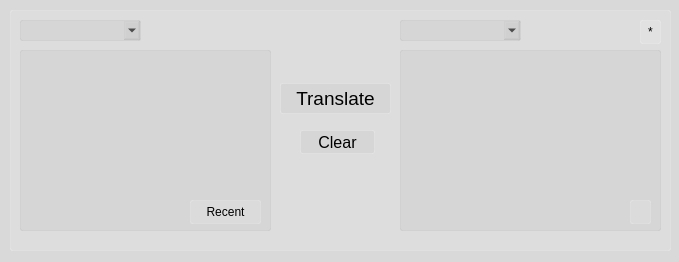
<?xml version="1.0" encoding="UTF-8"?>
<ui version="4.0">
 <class>MainWindow</class>
 <widget class="QMainWindow" name="MainWindow">
  <property name="geometry">
   <rect>
    <x>0</x>
    <y>0</y>
    <width>679</width>
    <height>262</height>
   </rect>
  </property>
  <property name="windowTitle">
   <string>Translator</string>
  </property>
  <property name="styleSheet">
   <string notr="true">background-color: rgba(162,162,162, 40);</string>
  </property>
  <widget class="QWidget" name="centralwidget">
   <widget class="QFrame" name="languages">
    <property name="geometry">
     <rect>
      <x>10</x>
      <y>10</y>
      <width>661</width>
      <height>241</height>
     </rect>
    </property>
    <property name="styleSheet">
     <string notr="true">background-color: rgba(255, 255, 255, 30); 
border: 1px solid rgba(255,255,255,40);
border-radius: 2px;</string>
    </property>
    <property name="frameShape">
     <enum>QFrame::Shape::StyledPanel</enum>
    </property>
    <property name="frameShadow">
     <enum>QFrame::Shadow::Raised</enum>
    </property>
    <widget class="QComboBox" name="comboBox_1">
     <property name="geometry">
      <rect>
       <x>10</x>
       <y>10</y>
       <width>121</width>
       <height>21</height>
      </rect>
     </property>
     <property name="styleSheet">
      <string notr="true">
        QComboBox {
          background-color: rgba(162,162,162, 30); 
          border: 1px solid rgba(162,162,162, 40);
          border-radius: 2px;
        }
        QComboBox:focus {
          border: 2px solid #00bfff;
        }
      </string>
     </property>
    </widget>
    <widget class="QComboBox" name="comboBox_2">
     <property name="geometry">
      <rect>
       <x>390</x>
       <y>10</y>
       <width>121</width>
       <height>21</height>
      </rect>
     </property>
     <property name="styleSheet">
      <string notr="true">
        QComboBox {
          background-color: rgba(162,162,162, 30); 
          border: 1px solid rgba(162,162,162, 40);
          border-radius: 2px;
        }
        QComboBox:focus {
          border: 2px solid #00bfff;
        }
      </string>
     </property>
    </widget>
    <widget class="QPushButton" name="translate_btn">
     <property name="geometry">
      <rect>
       <x>270</x>
       <y>73</y>
       <width>111</width>
       <height>31</height>
      </rect>
     </property>
     <property name="font">
      <font>
       <family>Arial</family>
       <pointsize>14</pointsize>
      </font>
     </property>
     <property name="styleSheet">
      <string notr="true">background-color: rgba(162,162,162, 30);</string>
     </property>
     <property name="text">
      <string>Translate</string>
     </property>
    </widget>
    <widget class="QTextEdit" name="textEdit_2">
     <property name="geometry">
      <rect>
       <x>390</x>
       <y>40</y>
       <width>261</width>
       <height>181</height>
      </rect>
     </property>
     <property name="font">
      <font>
       <pointsize>16</pointsize>
      </font>
     </property>
     <property name="styleSheet">
      <string notr="true">
        QTextEdit {
          background-color: rgba(162,162,162, 30); 
          border: 1px solid rgba(162,162,162,40);
          border-radius: 2px;
        }
        QTextEdit:focus {
          border: 2px solid #00bfff;
        }
      </string>
     </property>
    </widget>
    <widget class="QPushButton" name="clear_btn">
     <property name="geometry">
      <rect>
       <x>290</x>
       <y>120</y>
       <width>75</width>
       <height>24</height>
      </rect>
     </property>
     <property name="font">
      <font>
       <pointsize>12</pointsize>
      </font>
     </property>
     <property name="styleSheet">
      <string notr="true">background-color: rgba(162,162,162, 30);</string>
     </property>
     <property name="text">
      <string>Clear</string>
     </property>
    </widget>
    <widget class="QPushButton" name="copy_btn">
     <property name="geometry">
      <rect>
       <x>620</x>
       <y>190</y>
       <width>21</width>
       <height>24</height>
      </rect>
     </property>
     <property name="styleSheet">
      <string notr="true">
        QPushButton {
          background-color: rgba(255, 255, 255, 30); 
          border: 1px solid rgba(255,255,255,40);
          border-radius: 2px;
        }
        QPushButton:focus {
          border: 2px solid #00bfff;
        }
      </string>
     </property>
     <property name="text">
      <string/>
     </property>
     <property name="icon">
      <iconset resource="res.qrc">
       <normaloff>:/icon/resource/copy.png</normaloff>:/icon/resource/copy.png</iconset>
     </property>
    </widget>
    <widget class="QTextEdit" name="textEdit_1">
     <property name="geometry">
      <rect>
       <x>10</x>
       <y>40</y>
       <width>251</width>
       <height>181</height>
      </rect>
     </property>
     <property name="font">
      <font>
       <pointsize>16</pointsize>
      </font>
     </property>
     <property name="styleSheet">
      <string notr="true">
        QTextEdit {
          background-color: rgba(162,162,162, 30); 
          border: 1px solid rgba(162,162,162,40);
          border-radius: 2px;
        }
        QTextEdit:focus {
          border: 2px solid #00bfff;
        }
      </string>
     </property>
    </widget>
    <widget class="QPushButton" name="recent_btn">
     <property name="geometry">
      <rect>
       <x>180</x>
       <y>190</y>
       <width>71</width>
       <height>24</height>
      </rect>
     </property>
     <property name="text">
      <string>Recent</string>
     </property>
     <property name="icon">
      <iconset resource="res.qrc">
       <normaloff>:/resources/recent.png</normaloff>:/resources/recent.png</iconset>
     </property>
    </widget>
    <widget class="QPushButton" name="theme">
     <property name="geometry">
      <rect>
       <x>630</x>
       <y>10</y>
       <width>21</width>
       <height>24</height>
      </rect>
     </property>
     <property name="text">
      <string>*</string>
     </property>
    </widget>
   </widget>
  </widget>
 </widget>
 <resources>
  <include location="res.qrc"/>
 </resources>
 <connections/>
</ui>
